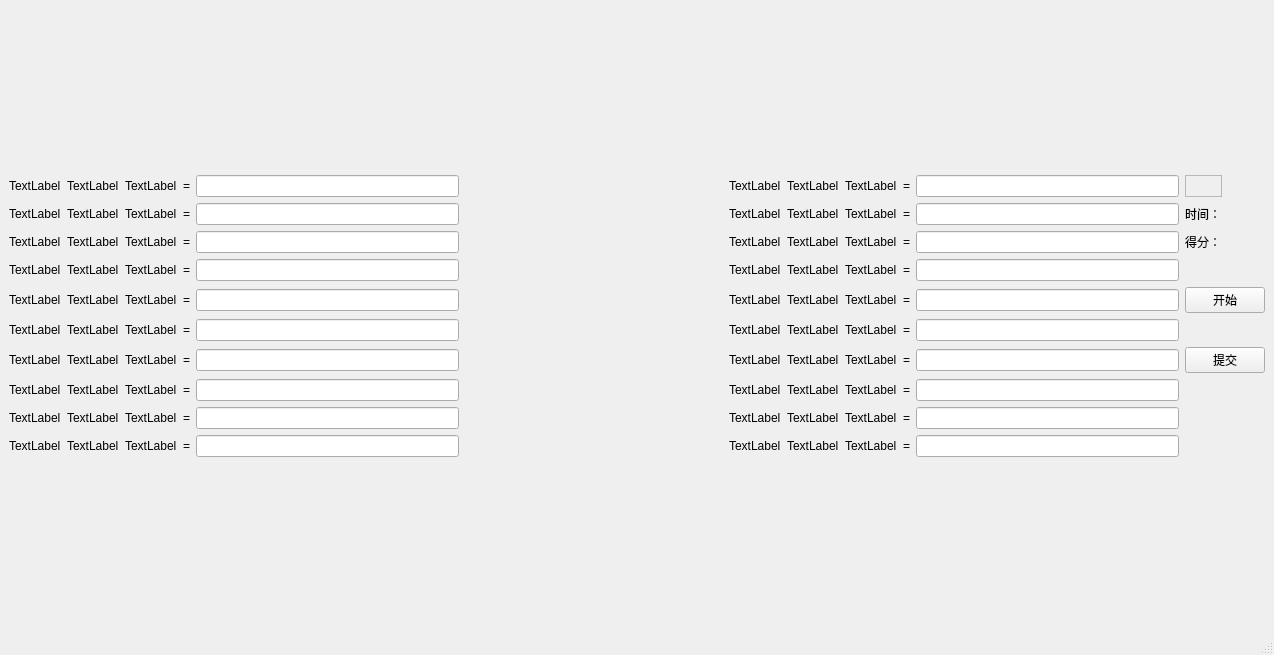
<?xml version="1.0" encoding="UTF-8"?>
<ui version="4.0">
 <class>MainWindow</class>
 <widget class="QMainWindow" name="MainWindow">
  <property name="geometry">
   <rect>
    <x>0</x>
    <y>0</y>
    <width>1274</width>
    <height>655</height>
   </rect>
  </property>
  <property name="windowTitle">
   <string>MainWindow</string>
  </property>
  <widget class="QWidget" name="centralwidget">
   <layout class="QGridLayout" name="gridLayout_2">
    <item row="0" column="0">
     <layout class="QGridLayout" name="gridLayout">
      <item row="6" column="7">
       <widget class="QLabel" name="symbol_17">
        <property name="text">
         <string>TextLabel</string>
        </property>
       </widget>
      </item>
      <item row="2" column="11">
       <widget class="QLabel" name="label_18">
        <property name="text">
         <string>得分：</string>
        </property>
       </widget>
      </item>
      <item row="0" column="0">
       <widget class="QLabel" name="num_1_1">
        <property name="text">
         <string>TextLabel</string>
        </property>
       </widget>
      </item>
      <item row="2" column="6">
       <widget class="QLabel" name="num_1_13">
        <property name="text">
         <string>TextLabel</string>
        </property>
       </widget>
      </item>
      <item row="0" column="10">
       <widget class="QLineEdit" name="answer_11"/>
      </item>
      <item row="6" column="8">
       <widget class="QLabel" name="num_2_17">
        <property name="text">
         <string>TextLabel</string>
        </property>
       </widget>
      </item>
      <item row="1" column="6">
       <widget class="QLabel" name="num_1_12">
        <property name="text">
         <string>TextLabel</string>
        </property>
       </widget>
      </item>
      <item row="2" column="10">
       <widget class="QLineEdit" name="answer_13"/>
      </item>
      <item row="6" column="4">
       <widget class="QLineEdit" name="answer_7"/>
      </item>
      <item row="9" column="8">
       <widget class="QLabel" name="num_2_20">
        <property name="text">
         <string>TextLabel</string>
        </property>
       </widget>
      </item>
      <item row="0" column="5">
       <spacer name="horizontalSpacer">
        <property name="orientation">
         <enum>Qt::Horizontal</enum>
        </property>
        <property name="sizeHint" stdset="0">
         <size>
          <width>40</width>
          <height>20</height>
         </size>
        </property>
       </spacer>
      </item>
      <item row="0" column="7">
       <widget class="QLabel" name="symbol_11">
        <property name="text">
         <string>TextLabel</string>
        </property>
       </widget>
      </item>
      <item row="4" column="6">
       <widget class="QLabel" name="num_1_15">
        <property name="text">
         <string>TextLabel</string>
        </property>
       </widget>
      </item>
      <item row="2" column="9">
       <widget class="QLabel" name="label_21">
        <property name="text">
         <string>=</string>
        </property>
       </widget>
      </item>
      <item row="3" column="0">
       <widget class="QLabel" name="num_1_4">
        <property name="text">
         <string>TextLabel</string>
        </property>
       </widget>
      </item>
      <item row="9" column="4">
       <widget class="QLineEdit" name="answer_10"/>
      </item>
      <item row="4" column="8">
       <widget class="QLabel" name="num_2_15">
        <property name="text">
         <string>TextLabel</string>
        </property>
       </widget>
      </item>
      <item row="3" column="8">
       <widget class="QLabel" name="num_2_14">
        <property name="text">
         <string>TextLabel</string>
        </property>
       </widget>
      </item>
      <item row="7" column="8">
       <widget class="QLabel" name="num_2_18">
        <property name="text">
         <string>TextLabel</string>
        </property>
       </widget>
      </item>
      <item row="1" column="9">
       <widget class="QLabel" name="label_20">
        <property name="text">
         <string>=</string>
        </property>
       </widget>
      </item>
      <item row="7" column="9">
       <widget class="QLabel" name="label_26">
        <property name="text">
         <string>=</string>
        </property>
       </widget>
      </item>
      <item row="3" column="7">
       <widget class="QLabel" name="symbol_14">
        <property name="text">
         <string>TextLabel</string>
        </property>
       </widget>
      </item>
      <item row="6" column="6">
       <widget class="QLabel" name="num_1_17">
        <property name="text">
         <string>TextLabel</string>
        </property>
       </widget>
      </item>
      <item row="4" column="4">
       <widget class="QLineEdit" name="answer_5"/>
      </item>
      <item row="7" column="10">
       <widget class="QLineEdit" name="answer_18"/>
      </item>
      <item row="6" column="0">
       <widget class="QLabel" name="num_1_7">
        <property name="text">
         <string>TextLabel</string>
        </property>
       </widget>
      </item>
      <item row="1" column="4">
       <widget class="QLineEdit" name="answer_2"/>
      </item>
      <item row="2" column="12">
       <widget class="QLabel" name="score">
        <property name="text">
         <string/>
        </property>
       </widget>
      </item>
      <item row="3" column="6">
       <widget class="QLabel" name="num_1_14">
        <property name="text">
         <string>TextLabel</string>
        </property>
       </widget>
      </item>
      <item row="9" column="0">
       <widget class="QLabel" name="num_1_10">
        <property name="text">
         <string>TextLabel</string>
        </property>
       </widget>
      </item>
      <item row="7" column="6">
       <widget class="QLabel" name="num_1_18">
        <property name="text">
         <string>TextLabel</string>
        </property>
       </widget>
      </item>
      <item row="8" column="6">
       <widget class="QLabel" name="num_1_19">
        <property name="text">
         <string>TextLabel</string>
        </property>
       </widget>
      </item>
      <item row="4" column="7">
       <widget class="QLabel" name="symbol_15">
        <property name="text">
         <string>TextLabel</string>
        </property>
       </widget>
      </item>
      <item row="9" column="6">
       <widget class="QLabel" name="num_1_20">
        <property name="text">
         <string>TextLabel</string>
        </property>
       </widget>
      </item>
      <item row="1" column="8">
       <widget class="QLabel" name="num_2_12">
        <property name="text">
         <string>TextLabel</string>
        </property>
       </widget>
      </item>
      <item row="4" column="0">
       <widget class="QLabel" name="num_1_5">
        <property name="text">
         <string>TextLabel</string>
        </property>
       </widget>
      </item>
      <item row="8" column="8">
       <widget class="QLabel" name="num_2_19">
        <property name="text">
         <string>TextLabel</string>
        </property>
       </widget>
      </item>
      <item row="2" column="4">
       <widget class="QLineEdit" name="answer_3"/>
      </item>
      <item row="3" column="10">
       <widget class="QLineEdit" name="answer_14"/>
      </item>
      <item row="2" column="0">
       <widget class="QLabel" name="num_1_3">
        <property name="text">
         <string>TextLabel</string>
        </property>
       </widget>
      </item>
      <item row="3" column="4">
       <widget class="QLineEdit" name="answer_4"/>
      </item>
      <item row="5" column="7">
       <widget class="QLabel" name="symbol_16">
        <property name="text">
         <string>TextLabel</string>
        </property>
       </widget>
      </item>
      <item row="0" column="3">
       <widget class="QLabel" name="label_11">
        <property name="text">
         <string>=</string>
        </property>
       </widget>
      </item>
      <item row="1" column="10">
       <widget class="QLineEdit" name="answer_12"/>
      </item>
      <item row="2" column="7">
       <widget class="QLabel" name="symbol_13">
        <property name="text">
         <string>TextLabel</string>
        </property>
       </widget>
      </item>
      <item row="6" column="10">
       <widget class="QLineEdit" name="answer_17"/>
      </item>
      <item row="0" column="6">
       <widget class="QLabel" name="num_1_11">
        <property name="text">
         <string>TextLabel</string>
        </property>
       </widget>
      </item>
      <item row="0" column="1">
       <widget class="QLabel" name="symbol_1">
        <property name="text">
         <string>TextLabel</string>
        </property>
       </widget>
      </item>
      <item row="9" column="10">
       <widget class="QLineEdit" name="answer_20"/>
      </item>
      <item row="0" column="2">
       <widget class="QLabel" name="num_2_1">
        <property name="text">
         <string>TextLabel</string>
        </property>
       </widget>
      </item>
      <item row="7" column="7">
       <widget class="QLabel" name="symbol_18">
        <property name="text">
         <string>TextLabel</string>
        </property>
       </widget>
      </item>
      <item row="8" column="4">
       <widget class="QLineEdit" name="answer_9"/>
      </item>
      <item row="1" column="0">
       <widget class="QLabel" name="num_1_2">
        <property name="text">
         <string>TextLabel</string>
        </property>
       </widget>
      </item>
      <item row="5" column="0">
       <widget class="QLabel" name="num_1_6">
        <property name="text">
         <string>TextLabel</string>
        </property>
       </widget>
      </item>
      <item row="0" column="9">
       <widget class="QLabel" name="label_15">
        <property name="text">
         <string>=</string>
        </property>
       </widget>
      </item>
      <item row="5" column="8">
       <widget class="QLabel" name="num_2_16">
        <property name="text">
         <string>TextLabel</string>
        </property>
       </widget>
      </item>
      <item row="8" column="10">
       <widget class="QLineEdit" name="answer_19"/>
      </item>
      <item row="7" column="4">
       <widget class="QLineEdit" name="answer_8"/>
      </item>
      <item row="5" column="10">
       <widget class="QLineEdit" name="answer_16"/>
      </item>
      <item row="0" column="8">
       <widget class="QLabel" name="num_2_11">
        <property name="text">
         <string>TextLabel</string>
        </property>
       </widget>
      </item>
      <item row="8" column="7">
       <widget class="QLabel" name="symbol_19">
        <property name="text">
         <string>TextLabel</string>
        </property>
       </widget>
      </item>
      <item row="8" column="0">
       <widget class="QLabel" name="num_1_9">
        <property name="text">
         <string>TextLabel</string>
        </property>
       </widget>
      </item>
      <item row="2" column="8">
       <widget class="QLabel" name="num_2_13">
        <property name="text">
         <string>TextLabel</string>
        </property>
       </widget>
      </item>
      <item row="3" column="9">
       <widget class="QLabel" name="label_22">
        <property name="text">
         <string>=</string>
        </property>
       </widget>
      </item>
      <item row="5" column="6">
       <widget class="QLabel" name="num_1_16">
        <property name="text">
         <string>TextLabel</string>
        </property>
       </widget>
      </item>
      <item row="4" column="10">
       <widget class="QLineEdit" name="answer_15"/>
      </item>
      <item row="6" column="9">
       <widget class="QLabel" name="label_25">
        <property name="text">
         <string>=</string>
        </property>
       </widget>
      </item>
      <item row="5" column="9">
       <widget class="QLabel" name="label_24">
        <property name="text">
         <string>=</string>
        </property>
       </widget>
      </item>
      <item row="5" column="4">
       <widget class="QLineEdit" name="answer_6"/>
      </item>
      <item row="1" column="7">
       <widget class="QLabel" name="symbol_12">
        <property name="text">
         <string>TextLabel</string>
        </property>
       </widget>
      </item>
      <item row="1" column="11">
       <widget class="QLabel" name="label_16">
        <property name="text">
         <string>时间：</string>
        </property>
       </widget>
      </item>
      <item row="1" column="12">
       <widget class="QLabel" name="time_cost">
        <property name="text">
         <string/>
        </property>
       </widget>
      </item>
      <item row="0" column="4">
       <widget class="QLineEdit" name="answer_1"/>
      </item>
      <item row="0" column="11">
       <widget class="QFrame" name="frame">
        <property name="frameShape">
         <enum>QFrame::StyledPanel</enum>
        </property>
        <property name="frameShadow">
         <enum>QFrame::Raised</enum>
        </property>
       </widget>
      </item>
      <item row="7" column="0">
       <widget class="QLabel" name="num_1_8">
        <property name="text">
         <string>TextLabel</string>
        </property>
       </widget>
      </item>
      <item row="9" column="7">
       <widget class="QLabel" name="symbol_20">
        <property name="text">
         <string>TextLabel</string>
        </property>
       </widget>
      </item>
      <item row="4" column="9">
       <widget class="QLabel" name="label_23">
        <property name="text">
         <string>=</string>
        </property>
       </widget>
      </item>
      <item row="1" column="3">
       <widget class="QLabel" name="label_79">
        <property name="text">
         <string>=</string>
        </property>
       </widget>
      </item>
      <item row="4" column="11" colspan="2">
       <widget class="QPushButton" name="btn_start">
        <property name="text">
         <string>开始</string>
        </property>
       </widget>
      </item>
      <item row="6" column="11" colspan="2">
       <widget class="QPushButton" name="btn_submit">
        <property name="text">
         <string>提交</string>
        </property>
       </widget>
      </item>
      <item row="2" column="3">
       <widget class="QLabel" name="label_81">
        <property name="text">
         <string>=</string>
        </property>
       </widget>
      </item>
      <item row="3" column="3">
       <widget class="QLabel" name="label_84">
        <property name="text">
         <string>=</string>
        </property>
       </widget>
      </item>
      <item row="4" column="3">
       <widget class="QLabel" name="label_85">
        <property name="text">
         <string>=</string>
        </property>
       </widget>
      </item>
      <item row="5" column="3">
       <widget class="QLabel" name="label_86">
        <property name="text">
         <string>=</string>
        </property>
       </widget>
      </item>
      <item row="6" column="3">
       <widget class="QLabel" name="label_87">
        <property name="text">
         <string>=</string>
        </property>
       </widget>
      </item>
      <item row="7" column="3">
       <widget class="QLabel" name="label_88">
        <property name="text">
         <string>=</string>
        </property>
       </widget>
      </item>
      <item row="8" column="3">
       <widget class="QLabel" name="label_89">
        <property name="text">
         <string>=</string>
        </property>
       </widget>
      </item>
      <item row="9" column="3">
       <widget class="QLabel" name="label_90">
        <property name="text">
         <string>=</string>
        </property>
       </widget>
      </item>
      <item row="1" column="1">
       <widget class="QLabel" name="symbol_2">
        <property name="text">
         <string>TextLabel</string>
        </property>
       </widget>
      </item>
      <item row="1" column="2">
       <widget class="QLabel" name="num_2_2">
        <property name="text">
         <string>TextLabel</string>
        </property>
       </widget>
      </item>
      <item row="2" column="1">
       <widget class="QLabel" name="symbol_3">
        <property name="text">
         <string>TextLabel</string>
        </property>
       </widget>
      </item>
      <item row="2" column="2">
       <widget class="QLabel" name="num_2_3">
        <property name="text">
         <string>TextLabel</string>
        </property>
       </widget>
      </item>
      <item row="3" column="1">
       <widget class="QLabel" name="symbol_4">
        <property name="text">
         <string>TextLabel</string>
        </property>
       </widget>
      </item>
      <item row="3" column="2">
       <widget class="QLabel" name="num_2_4">
        <property name="text">
         <string>TextLabel</string>
        </property>
       </widget>
      </item>
      <item row="4" column="1">
       <widget class="QLabel" name="symbol_5">
        <property name="text">
         <string>TextLabel</string>
        </property>
       </widget>
      </item>
      <item row="4" column="2">
       <widget class="QLabel" name="num_2_5">
        <property name="text">
         <string>TextLabel</string>
        </property>
       </widget>
      </item>
      <item row="5" column="1">
       <widget class="QLabel" name="symbol_6">
        <property name="text">
         <string>TextLabel</string>
        </property>
       </widget>
      </item>
      <item row="5" column="2">
       <widget class="QLabel" name="num_2_6">
        <property name="text">
         <string>TextLabel</string>
        </property>
       </widget>
      </item>
      <item row="6" column="1">
       <widget class="QLabel" name="symbol_7">
        <property name="text">
         <string>TextLabel</string>
        </property>
       </widget>
      </item>
      <item row="6" column="2">
       <widget class="QLabel" name="num_2_7">
        <property name="text">
         <string>TextLabel</string>
        </property>
       </widget>
      </item>
      <item row="7" column="1">
       <widget class="QLabel" name="symbol_8">
        <property name="text">
         <string>TextLabel</string>
        </property>
       </widget>
      </item>
      <item row="7" column="2">
       <widget class="QLabel" name="num_2_8">
        <property name="text">
         <string>TextLabel</string>
        </property>
       </widget>
      </item>
      <item row="8" column="1">
       <widget class="QLabel" name="symbol_9">
        <property name="text">
         <string>TextLabel</string>
        </property>
       </widget>
      </item>
      <item row="8" column="2">
       <widget class="QLabel" name="num_2_9">
        <property name="text">
         <string>TextLabel</string>
        </property>
       </widget>
      </item>
      <item row="9" column="1">
       <widget class="QLabel" name="symbol_10">
        <property name="text">
         <string>TextLabel</string>
        </property>
       </widget>
      </item>
      <item row="9" column="2">
       <widget class="QLabel" name="num_2_10">
        <property name="text">
         <string>TextLabel</string>
        </property>
       </widget>
      </item>
      <item row="8" column="9">
       <widget class="QLabel" name="label_27">
        <property name="text">
         <string>=</string>
        </property>
       </widget>
      </item>
      <item row="9" column="9">
       <widget class="QLabel" name="label_28">
        <property name="text">
         <string>=</string>
        </property>
       </widget>
      </item>
     </layout>
    </item>
   </layout>
  </widget>
  <widget class="QMenuBar" name="menubar">
   <property name="geometry">
    <rect>
     <x>0</x>
     <y>0</y>
     <width>1274</width>
     <height>23</height>
    </rect>
   </property>
  </widget>
  <widget class="QStatusBar" name="statusbar"/>
 </widget>
 <resources/>
 <connections/>
</ui>
